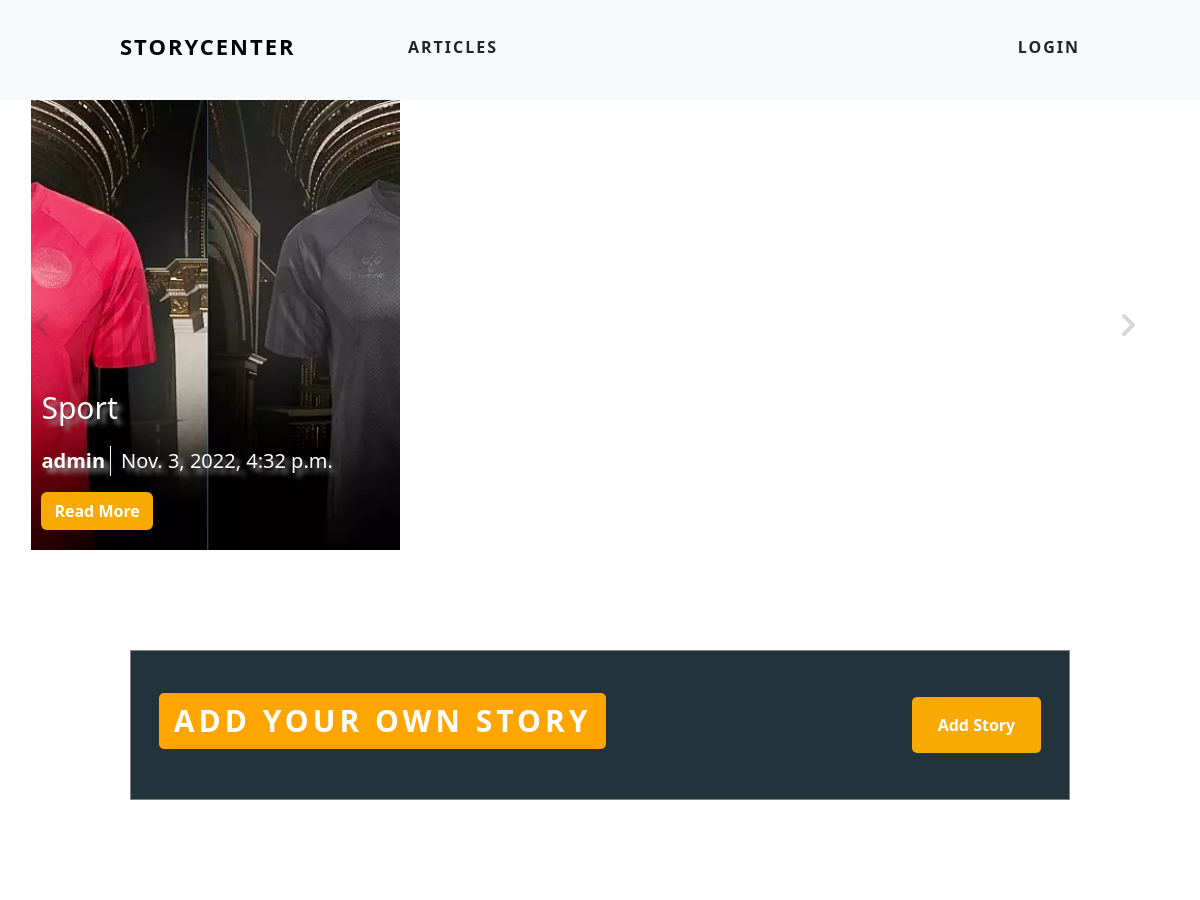
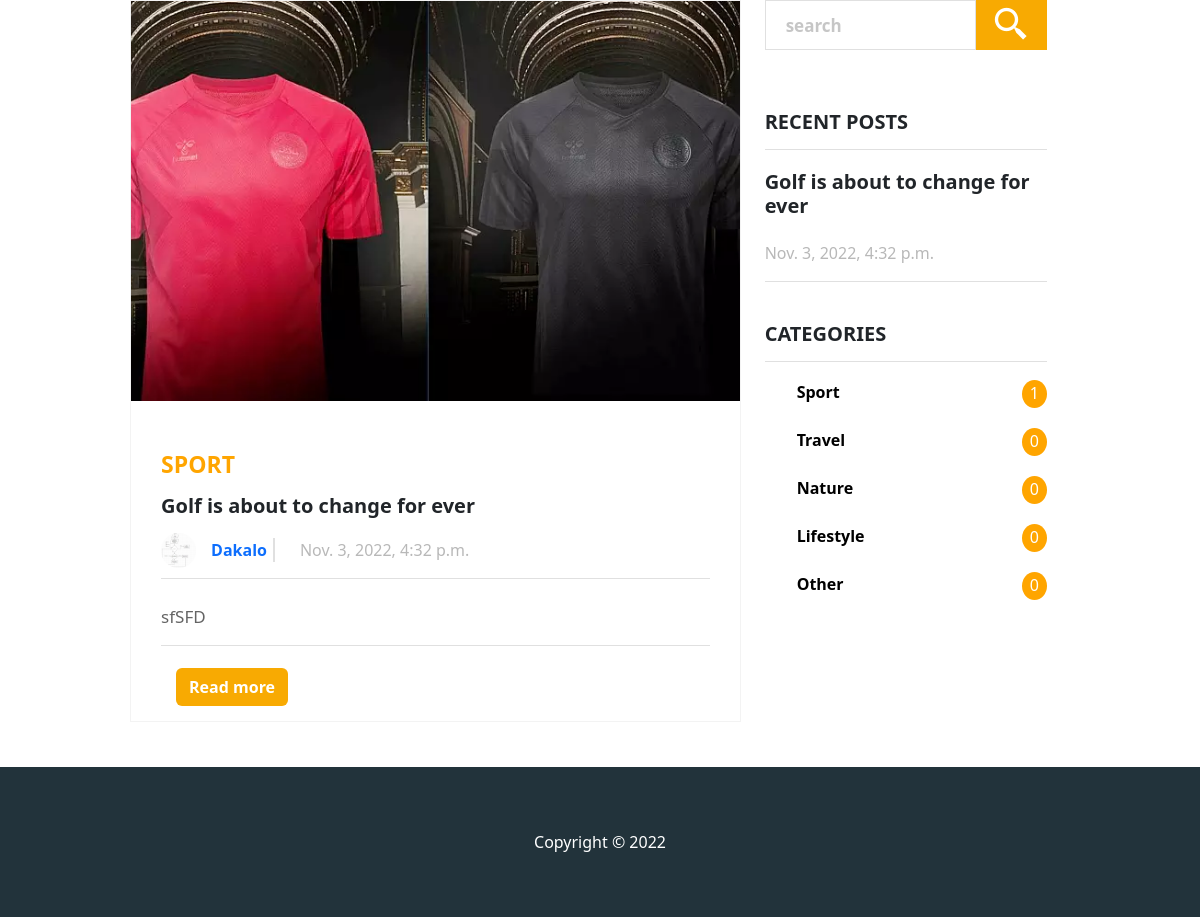
The app's page /, older data (2 pictures, top to bottom).
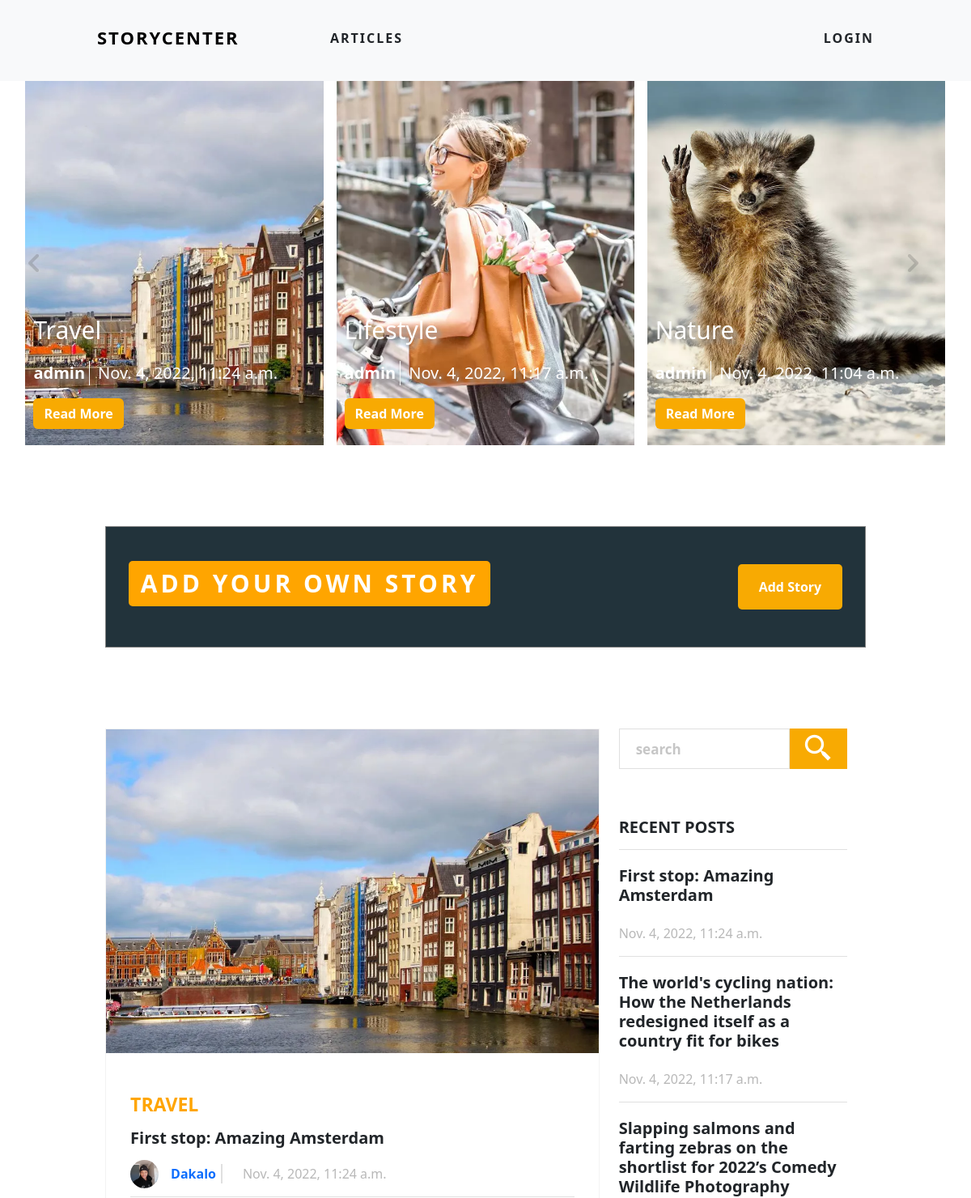
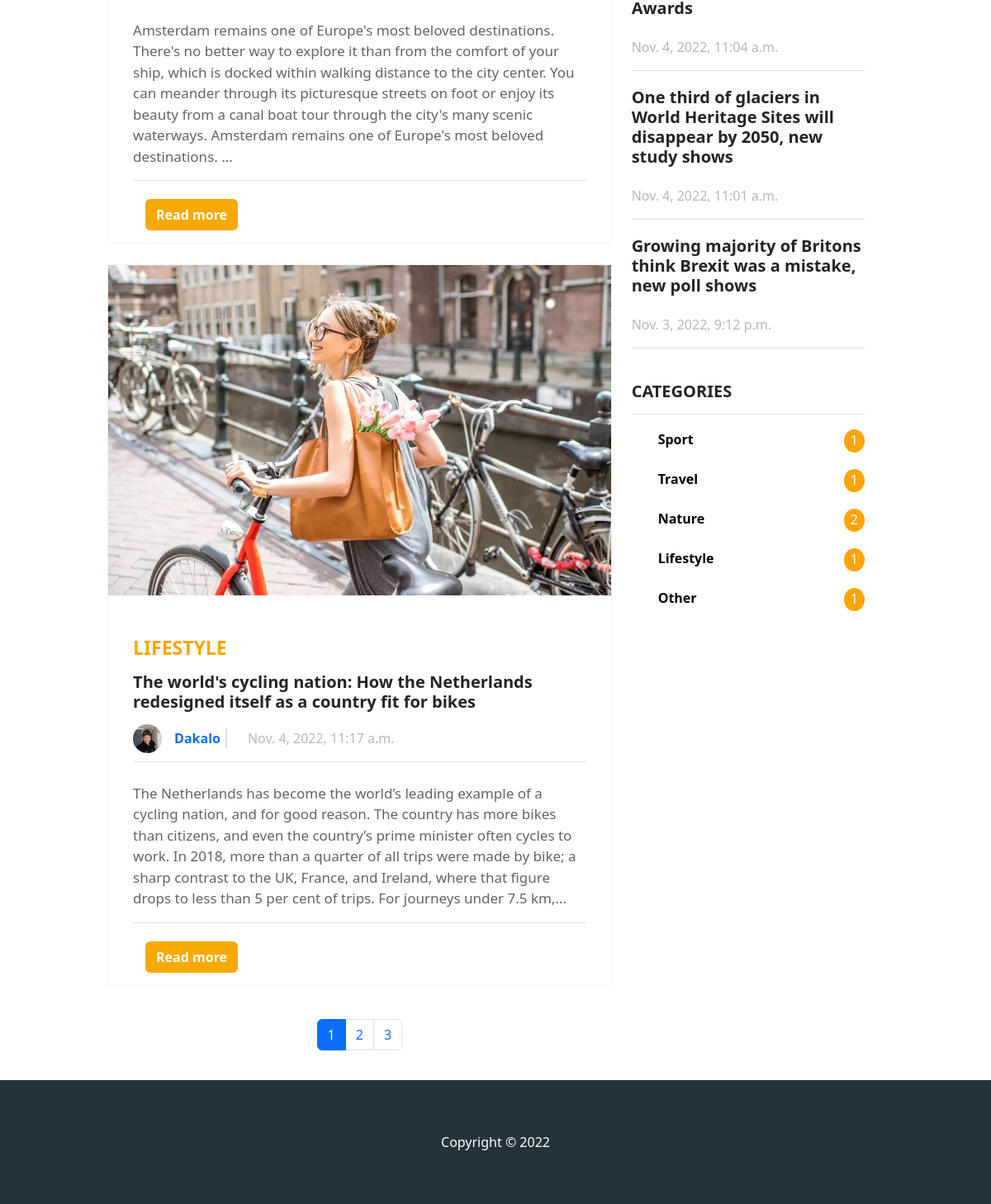
The same page, newer data (2 pictures, top to bottom).
### articles/models.py (models this page shows, shortened)
class Article(models.Model):
    CATEGOTY = (
        ('Sport', 'Sport'),
        ('Nature', 'Nature'),
        ('Travel', 'Travel'),
        ('Lifestyle', 'Lifestyle'),
        ('Other', 'Other'),
    )
    category = models.CharField(max_length=255, blank=False, null=False,choices=CATEGOTY)
    author =  models.ForeignKey(User,blank=False, null=False ,on_delete=models.CASCADE)
    date_time= models.DateTimeField(default=datetime.datetime.now)
    topic = models.CharField(max_length=100, blank=False, null=False)
    intro = models.CharField(max_length=255, blank=False, null=False)
    story = models.TextField(blank=False, null=False)
    story_image = models.ImageField(null=False, blank=False, upload_to='images/')

### authors/models.py (models this page shows, shortened)
class Profile(models.Model):
    gender = (
        ("Male", "Male"),
        ("Female", "Female")
    )
    user = models.OneToOneField(User, null=False, blank=False, on_delete=models.CASCADE)
    gender = models.CharField(max_length=50, blank=False, null=True, choices=gender)
    bio = models.TextField(null=True, blank=True)
    profile_image = models.ImageField(null=True, blank=True, upload_to='images/')
    facebook_url = models.URLField(null=True, blank=True)
    twitter_url = models.URLField(null=True, blank=True)
    youtube_url = models.URLField(null=True, blank=True)
    web_url = models.URLField(null=True, blank=True)

### articles/views.py (the view)
# urls.py: 2. Add a URL to urlpatterns:  path('', views.home, name='home')
def home(request):
    article_list = Article.objects.all().order_by('-date_time')
    latest_stories_list = []
    for article in article_list:
        latest_stories_list.append(article)
        if len(latest_stories_list) >= 5:
           break
    paginator = Paginator(article_list, per_page= 2)
    page_number = request.GET.get('page',1)
    page_obj = paginator.get_page(page_number)
    count_data = get_article_count(Article)
    sport_count = count_data['sport_count']
    travel_count = count_data['travel_count']
    nature_count = count_data['nature_count']
    lifestyle_count = count_data['lifestyle_count']
    other_count = count_data['other_count']
    context = {
        'latest_stories_list': latest_stories_list,
        'page_number': int(page_number),
        'paginator': paginator,
        'article_list': page_obj.object_list,
        'sport_count': sport_count,
        'travel_count':travel_count,
        'nature_count': nature_count,
        'lifestyle_count': lifestyle_count,
        'other_count': other_count,
    }
    return render(request, 'articles/home.html', context)

### articles/utils.py (called while the page is built)
def get_article_count(artlicle):
    sport_articles_count = artlicle.objects.filter(category='Sport').count()
    travel_articles_count = artlicle.objects.filter(category='Travel').count()
    nature_articles_count = artlicle.objects.filter(category='Nature').count()
    lifestyle_articles_count = artlicle.objects.filter(category='Lifestyle').count()
    other_articles_count = artlicle.objects.filter(category='Other').count()
    return {
        'sport_count': sport_articles_count,
        'travel_count': travel_articles_count,
        'nature_count': nature_articles_count,
        'lifestyle_count': lifestyle_articles_count,
        'other_count': other_articles_count
    }

### articles/templates/articles/home.html (shortened to what this page needs)
{% extends 'articles/base.html' %}
{% load static %}
{% block content %}
     <div class=" wrapper ">
        <button class="prev-btn">
            <img src="{% static 'images/arrow.png' %}" alt="">
        </button>
        <button class="next-btn">
            <img src="{% static 'images/arrow.png' %}" alt="">
        </button>
        <div class="slider-container">
            {% for story in latest_stories_list %}
                    <div class=" story-card slide">
                        <img src="{{story.story_image.url}}" class="slide-image">
                        <div class="card-body">
                            <p class="category">{{story.category}}</p>
                            <div class="story-info">
                                <p class="story-author author-link"><a href="{% url 'profile' story.author.id %}">{{story.author.username}}</a></p>
                                <p class="story-date">{{story.date_time}}</p>
                            </div>
                            <a href="{% url 'article' story.id %}" class="btn btn-read-more">Read More</a>
                        </div>
                    </div>
            {% endfor %}
        </div>
    </div>
    <div class="bottom-section">
        <div class="action-bar">
            <h3>Add Your Own Story</h3>
            <a class=" btn btn-read-more add-story" href="{% url 'add_article' %}">Add Story</a>
        </div>
        <div class="article-section" id="article-section" >
            <div class="articles">
                <div class="closed">
                    {% for article in article_list %}
                        <div class="article">
                            <div class="article-image">
                                <img class="article-image-image" src="{{article.story_image.url}}" alt="">
                            </div>
                            <div class="article-content">
                                <div class="article-header-details">
                                    <h5 class="category">{{article.category}}</h5>
                                    <h5 class="title">{{article.topic}}</h5>
                                    <div class="admin-stuff">
                                        <div class="admin-identity">
                                            {% if article.author.profile.profile_image %}
                                                <div class="admin-identity-image">
                                                    <img class="article-profile-image" src="{{article.author.profile.profile_image.url}}" alt="">
                                                </div>
                                            {% else %}
                                                <div class="admin-identity-image">
                                                    <img class="article-profile-image" src="{% static 'images/default_avatar.jpg' %}" alt="">
                                                </div>
                                            {% endif %}
                                            <p class="author-name"><a class ="author-link" href="{% url 'profile' article.author.id %}">{{article.author.first_name}}</a></p>
                                        </div>
                                        <p class="time">{{article.date_time}}</p>
                                    </div>
                                </div>
                                <div class="story">
                                    <p>
                                        {{article.story|truncatechars:400}}
                                    </p>
                                </div>
                                <div class="article-footer">
                                    <a class="btn btn-read-more" href="{% url 'article' article.id %}">Read more</a>
                                </div>
                            </div>
                        </div>
                    {% endfor %}
                </div>
                {% if paginator.num_pages > 1 %}
                    <ul class="pagination">
                        {% for i in paginator.page_range %}
                            <li class="page-item {% if i == page_number %} active {% endif %}">
                                <a class="page-link" href="?page={{i}}">{{i}}</a>
                            </li>
                        {% endfor %}
                    </ul>
                {% endif %}
            </div>
            <div class="information-tab">
                <div class="form">
                    <form action="" method="POST">
                        <div class="form-group">
                            <input class="" type="text" placeholder="search">
                        <button class="btn-read-more btn-search" type="submit"><i class='bx bx-search-alt-2'></i></button>
                        </div>
                    </form>
                </div>
                <div class="recent-posts">
                    <h5>Recent Posts</h5>
                    {% for article in latest_stories_list %}
                        <div class="recent-post">
                            <h5>{{article.topic}}</h5>
                            <p>{{article.date_time}}</p>
                        </div>
                    {% endfor %}
                </div>
                <div class="categories">
                    <h5>Categories</h5>
                    <ul>
                        <li>
                            <a href="{% url 'filter_articles' 'sport' %}">Sport</a><span class="count">{{sport_count}}</span>
                        </li>
                        <li>
                            <a href="{% url 'filter_articles' 'travel' %}">Travel</a><span class="count">{{travel_count}}</span>
                        </li>
                        <li>
                            <a href="{% url 'filter_articles' 'nature' %}">Nature</a><span class="count">{{nature_count}}</span>
                        </li>
                        <li>
                            <a href="{% url 'filter_articles' 'lifestyle' %}">Lifestyle</a><span class="count">{{lifestyle_count}}</span>
                        </li>
                        <li>
                            <a href="{% url 'filter_articles' 'other' %}">Other</a><span class="count">{{other_count}}</span>
                        </li>
                    </ul>
                </div>
            </div>
        </div>
    </div>
{% endblock %}

### articles/templates/articles/base.html (shortened to what this page needs)
<!DOCTYPE html>
{% load static %}
<html>
    <head>
        <link href="https://cdn.jsdelivr.net/npm/bootstrap@5.2.1/dist/css/bootstrap.min.css" rel="stylesheet">
        <link href='https://unpkg.com/boxicons@2.1.4/css/boxicons.min.css' rel='stylesheet'>
        <link rel="stylesheet" type="text/css" href="{% static 'css/style.css' %}">
        <link rel="stylesheet" type="text/css" href="{% static 'css/home.css' %}">
        <link rel="stylesheet" type="text/css" href="{% static 'css/nav.css' %}">
    </head>
    <body>
        {% include 'articles/nav.html' %}
        <div class="container">
            {% block content %}
            {% endblock %}
        </div>
        <footer>
            <div class="container text-center">
                Copyright &copy; 2022
            </div>
        </footer>
    </body>
</html>

### articles/templates/articles/nav.html (shortened to what this page needs)
<header class="header bg-light">
  <nav class="nav-bar ">
        <div class="nav-wrapper">
          <a class="logo" href="{% url 'home' %}">StoryCenter</a>
          <ul class="navbar-menu">
            <li class="nav-item">
              <a class="nav-link " aria-current="page" href="{% url 'list_articles' %}">Articles</a>
            </li>
            {% if user.is_authenticated %}
              <li class="nav-item">
                <a class="nav-link " aria-current="page" href="{% url 'logout' %}">Logout</a>
              </li>
              {%if user.is_superuser %}
                <li class="nav-item">
                  <a class="nav-link " aria-current="page" href="{% url 'admin' user.id  %}">Admin</a>
                </li>
              {% endif %}
              <li class="nav-item">
                <a class="nav-link " aria-current="page" href="{% url 'profile' user.id %}">Profile</a>
              </li>
            {% else %}
              <li class="nav-item">
                <a class="nav-link " aria-current="page" href="{% url 'login' %}">Login</a>
              </li>
            {% endif %}
          </ul>
        </div>
    </nav>
  </header>

### static/css/style.css (style rules this page uses)
body { margin: 0; padding: 0; position:relative; padding-bottom: 150px; background-color:white; height:100%; }
.count { background-color: orange!important; align-items: center; text-align: center; color: white; border-radius: 50%; padding: 1px 8px 3px 8px; }
.categories ul li { display: flex!important; justify-content: space-between!important; }
.action-bar h3 { text-transform: uppercase; font-weight: bold; letter-spacing: 4px; background-color: orange; padding: 10px 15px; border-radius: 5px;; }
footer { display: flex; width: 100%; height:150px; background-color: #22333B; color: white; padding: 20px 0; position: absolute; bottom: 0; align-items: center; }
.admin-identity { display: flex; align-items: center; }
.admin-identity-image { width: 35px; height: 35px; border-radius: 50%; margin-right: 15px; }
.author-name { padding: 0; margin: 0; padding-right: 10px; }
.time { padding: 0; margin: 0; margin-left: 10px; }
.article-profile-image { width: 100%; height: 100%; object-fit: cover; border-radius: 50%; }
.author-link { text-decoration: none; font-weight: bold; }

### static/css/nav.css (style rules this page uses)
header { height: 100px; align-items: center; }
.nav-wrapper { width: 100%; display: flex; align-items: center; justify-content: space-between; }
.logo { text-decoration: none; color: black; }
.nav-bar { display:flex; justify-content: space-between; align-items: center; padding: 30px 10%; }
.navbar-menu { width: 60%; list-style: none; margin:0; padding: 0; display: flex; justify-content: space-between; }
.nav-link { font-size: 16px; font-weight: 600; text-transform: uppercase; letter-spacing: 2px; }
.logo { font-size: 22px; font-weight: 700; text-transform: uppercase; letter-spacing: 2px; }
@media all and (max-width: 1203px) { .navbar-menu { width: 70%; } }

Row changes from the older to the newer data that the page shows:
no longer on this page (row edited): Article: story_image (picture), category "Sport", author.username "admin", date_time "Nov. 3, 2022, 4:32 p.m.", category "SPORT", topic "Golf is about to change for ever", author.profile.profile_image (picture), author.first_name "Dakalo", story "sfSFD"
added Article: story_image (picture), category "Travel", author.username "admin", date_time "Nov. 4, 2022, 11:24 a.m.", category "TRAVEL", topic "First stop: Amazing Amsterdam", author.profile.profile_image (picture), author.first_name "Dakalo", story "Amsterdam remains one of Europe's most beloved destinations. There's no better way to explore it than from the comfort of your ship, which is docked within walking distance to the city center. You can meander through its picturesque streets on foot or enjoy its beauty from a canal boat tour through the city's many scenic waterways. Amsterdam remains one of Europe's most beloved destinations. …"
added Article: story_image (picture), category "Lifestyle", author.username "admin", date_time "Nov. 4, 2022, 11:17 a.m.", category "LIFESTYLE", topic "The world's cycling nation: How the Netherlands redesigned itself as a country fit for bikes", author.profile.profile_image (picture), author.first_name "Dakalo", story "The Netherlands has become the world’s leading example of a cycling nation, and for good reason. The country has more bikes than citizens, and even the country’s prime minister often cycles to work. In 2018, more than a quarter of all trips were made by bike; a sharp contrast to the UK, France, and Ireland, where that figure drops to less than 5 per cent of trips. For journeys under 7.5 km,…"
added Article: story_image (picture), category "Nature", author.username "admin", date_time "Nov. 4, 2022, 11:04 a.m.", topic "Slapping salmons and farting zebras on the shortlist for 2022’s Comedy Wildlife Photography Awards"
added Article: topic "One third of glaciers in World Heritage Sites will disappear by 2050, new study shows", date_time "Nov. 4, 2022, 11:01 a.m.", shown under "RECENT POSTS"
added Article: topic "Growing majority of Britons think Brexit was a mistake, new poll shows", date_time "Nov. 3, 2022, 9:12 p.m.", shown under "RECENT POSTS"
Text that changed along with them:
{{ travel_count }}: "0" → "1"
{{ nature_count }}: "0" → "2"
{{ lifestyle_count }}: "0" → "1"
{{ other_count }}: "0" → "1"
new list line: "1"
new list line: "2"
new list line: "3"
